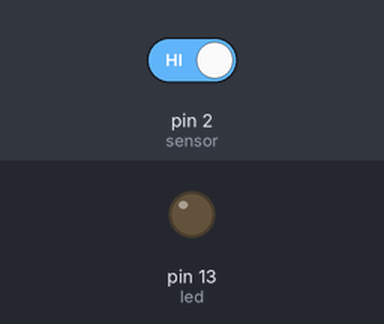
The sketch below on a simulated Arduino Uno, built with avr-gcc and run on an emulated ATmega328P. Shown: output pins drawn as LEDs (lit = HIGH). Inputs (shaded band) come from the test bench; at power-on: pin 2 (sensor) HIGH. What the sketch prints to the serial monitor is not drawn.

Above: at 1.2 s.
1.3 s: pin 2 (sensor) driven LOW
At 2.5 s:
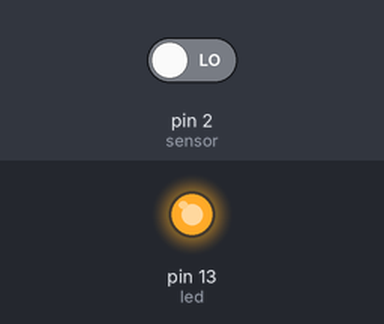
2.8 s: pin 2 (sensor) driven HIGH
At 3.9 s:
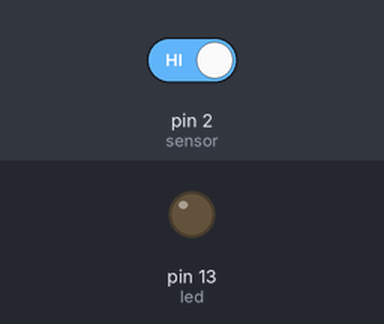
Timing chart, 0 to 5.8 s (numbered marks = the images above; inputs shaded):
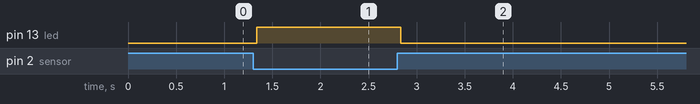

The sketch:

display_ir.ino
```cpp
int led = 13;
int sensor =2;
void setup() {
 pinMode(led,OUTPUT);
  pinMode(sensor,INPUT);
  Serial.begin(9600);

}

void loop() {
    int sens = digitalRead(sensor);
Serial.print(" Sensor value is ");
Serial.print(sens);

if(sens==0)
{
  digitalWrite(led,HIGH);
}
else
{
  digitalWrite(led,LOW);
}
}
```

Measured:
- after the input at 1.3 s, pin 13 (led): LOW → HIGH at once
- after the input at 2.8 s, pin 13 (led): HIGH → LOW at once
